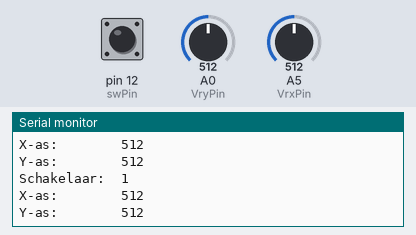
The sketch below on a simulated Arduino Uno, built with avr-gcc and run on an emulated ATmega328P. On the bench: the last lines printed to the serial monitor. Inputs (shaded band) come from the test bench; at power-on: A0 (VryPin) = 512, A5 (VrxPin) = 512, pin 12 (swPin) HIGH.

Above: at 1.3 s.
1.4 s: A0 (VryPin) set to 536
At 1.84 s:
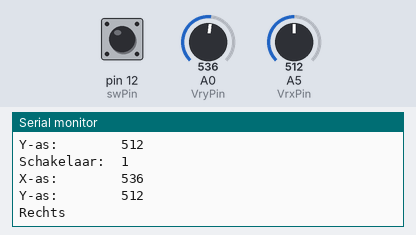
3.5 s: A5 (VrxPin) set to 538
At 3.85 s:
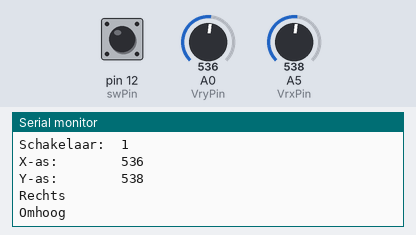

Measured:
- the behaviour switches between 520 and 521 on A0 (VryPin) (found by bisection; images 0 and 1)
- the behaviour switches between 520 and 521 on A5 (VrxPin) (found by bisection; images 1 and 2)
- after the input at 1.4 s, the serial monitor: prints a new line after 0.12 s (image 1)
- after the input at 3.5 s, the serial monitor: prints a new line at once (image 2)

The sketch:

analoge-ps2-joystick.ino
```cpp
// (licence header left out)
// Definieer de pin-nummers
const int swPin = 12;
const int VrxPin = A5;
const int VryPin = A0;

// Stel de variabelen in op hun beginwaarde
int xDirection = 0;
int yDirection = 0;
int switchState = 1;

void setup() {
    Serial.begin(9600);

    pinMode(swPin, INPUT);

    // De joystick knop is altijd HIGH en LOW als de knop wordt ingedrukt
    digitalWrite(swPin, HIGH);
}

void loop() {

    // Lees de analoge waarden van de joystick
    xDirection = analogRead(VryPin);
    yDirection = analogRead(VrxPin);

    // Lees de staat van de drukknop
    switchState = digitalRead(swPin);

    // Print de gelezen waarden naar de seriële monitor
    Serial.print("Schakelaar:  ");
    Serial.println(switchState);

    Serial.print("X-as:        ");
    Serial.println(xDirection);

    Serial.print("Y-as:        ");
    Serial.println(yDirection);

    Serial.println("");

    // Omdat de schakelaar HIGH is als hij NIET is ingedrukt moeten we de gelezen waarde omdraaien
    // Dit doen we door er een uitroepteken voor te zetten. HIGH wordt dan LOW en andersom.
    if (!switchState) {
        Serial.println("Schakelaar ingedrukt");
    }

    // Voor de joystick nemen we niet precies 512 als midden omdat een analoge waarde een
    // beetje kan schommelen. In het midden stond de joystick rond de 500, vandaar de marge
    // van 20 op alle richtingen.

    // Bepaal de richting van de joystick op de X-as
    if (xDirection < 480) {
        Serial.println("Links");
    } else if (xDirection > 520) {
        Serial.println("Rechts");
    }

    // Bepaal de richting van de joystick op de Y-as
    if (yDirection < 480) {
        Serial.println("Omlaag");
    } else if (yDirection > 520) {
        Serial.println("Omhoog");
    }

    delay(500);
}
```
